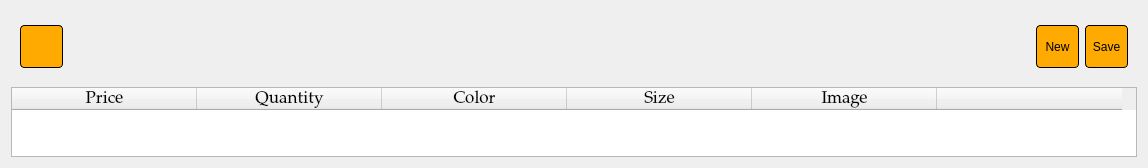
         <widget class="QWidget" name="tab_item">
          <attribute name="title">
           <string>item_side</string>
          </attribute>
          <layout class="QVBoxLayout" name="verticalLayout_14">
           <item alignment="Qt::AlignTop">
            <widget class="QWidget" name="widget_24" native="true">
             <property name="minimumSize">
              <size>
               <width>0</width>
               <height>70</height>
              </size>
             </property>
             <property name="maximumSize">
              <size>
               <width>16777215</width>
               <height>16777215</height>
              </size>
             </property>
             <layout class="QHBoxLayout" name="horizontalLayout_15">
              <property name="topMargin">
               <number>0</number>
              </property>
              <property name="bottomMargin">
               <number>0</number>
              </property>
              <item>
               <widget class="QPushButton" name="button_previous_2">
                <property name="minimumSize">
                 <size>
                  <width>43</width>
                  <height>43</height>
                 </size>
                </property>
                <property name="maximumSize">
                 <size>
                  <width>41</width>
                  <height>41</height>
                 </size>
                </property>
                <property name="font">
                 <font>
                  <pointsize>9</pointsize>
                  <weight>50</weight>
                  <bold>false</bold>
                 </font>
                </property>
                <property name="styleSheet">
                 <string notr="true">QPushButton{
	border-style: solid;
        border-width: 1px;
        border-color: rgb(0, 0, 0);
background-color: rgb(255, 170, 0);
		border-radius:4px
}
QPushButton:hover:!pressed
{
	background-color: rgb(170, 170, 255);
}

QPushButton:pressed
{
	background-color: rgb(255, 255, 255);
}
</string>
                </property>
                <property name="text">
                 <string/>
                </property>
                <property name="icon">
                 <iconset resource="Icons/Icons.qrc">
                  <normaloff>:/Icons/left-arrow.png</normaloff>:/Icons/left-arrow.png</iconset>
                </property>
                <property name="shortcut">
                 <string>Ctrl+Shift+Left</string>
                </property>
               </widget>
              </item>
              <item>
               <spacer name="horizontalSpacer_5">
                <property name="orientation">
                 <enum>Qt::Horizontal</enum>
                </property>
                <property name="sizeHint" stdset="0">
                 <size>
                  <width>40</width>
                  <height>20</height>
                 </size>
                </property>
               </spacer>
              </item>
              <item>
               <widget class="QWidget" name="widget_25" native="true">
                <layout class="QHBoxLayout" name="horizontalLayout_16">
                 <property name="leftMargin">
                  <number>0</number>
                 </property>
                 <property name="topMargin">
                  <number>0</number>
                 </property>
                 <property name="rightMargin">
                  <number>0</number>
                 </property>
                 <property name="bottomMargin">
                  <number>0</number>
                 </property>
                 <item>
                  <widget class="QPushButton" name="pushButton_new_item">
                   <property name="minimumSize">
                    <size>
                     <width>43</width>
                     <height>43</height>
                    </size>
                   </property>
                   <property name="maximumSize">
                    <size>
                     <width>41</width>
                     <height>41</height>
                    </size>
                   </property>
                   <property name="font">
                    <font>
                     <pointsize>9</pointsize>
                     <weight>50</weight>
                     <bold>false</bold>
                    </font>
                   </property>
                   <property name="styleSheet">
                    <string notr="true">

QPushButton{
	border-style: solid;
        border-width: 1px;
        border-color: rgb(0, 0, 0);
background-color: rgb(255, 170, 0);
		border-radius:4px
}
QPushButton:hover:!pressed
{
	background-color: rgb(170, 170, 255);
}

QPushButton:pressed
{
	background-color: rgb(255, 255, 255);
}
</string>
                   </property>
                   <property name="text">
                    <string>New</string>
                   </property>
                  </widget>
                 </item>
                 <item>
                  <widget class="QPushButton" name="pushButton_save_edit_item">
                   <property name="minimumSize">
                    <size>
                     <width>43</width>
                     <height>43</height>
                    </size>
                   </property>
                   <property name="maximumSize">
                    <size>
                     <width>41</width>
                     <height>41</height>
                    </size>
                   </property>
                   <property name="font">
                    <font>
                     <pointsize>9</pointsize>
                     <weight>50</weight>
                     <bold>false</bold>
                    </font>
                   </property>
                   <property name="styleSheet">
                    <string notr="true">

QPushButton{
	border-style: solid;
        border-width: 1px;
        border-color: rgb(0, 0, 0);
background-color: rgb(255, 170, 0);
		border-radius:4px
}
QPushButton:hover:!pressed
{
	background-color: rgb(170, 170, 255);
}

QPushButton:pressed
{
	background-color: rgb(255, 255, 255);
}
</string>
                   </property>
                   <property name="text">
                    <string>Save</string>
                   </property>
                   <property name="shortcut">
                    <string>Return</string>
                   </property>
                  </widget>
                 </item>
                </layout>
               </widget>
              </item>
             </layout>
            </widget>
           </item>
           <item alignment="Qt::AlignHCenter">
            <widget class="QTableWidget" name="tableWidget_item">
             <property name="sizePolicy">
              <sizepolicy hsizetype="Maximum" vsizetype="Expanding">
               <horstretch>0</horstretch>
               <verstretch>0</verstretch>
              </sizepolicy>
             </property>
             <property name="font">
              <font>
               <family>Palatino Linotype</family>
               <pointsize>13</pointsize>
              </font>
             </property>
             <property name="acceptDrops">
              <bool>false</bool>
             </property>
             <property name="layoutDirection">
              <enum>Qt::LeftToRight</enum>
             </property>
             <property name="autoFillBackground">
              <bool>false</bool>
             </property>
             <property name="styleSheet">
              <string notr="true"/>
             </property>
             <property name="horizontalScrollBarPolicy">
              <enum>Qt::ScrollBarAsNeeded</enum>
             </property>
             <property name="sizeAdjustPolicy">
              <enum>QAbstractScrollArea::AdjustToContents</enum>
             </property>
             <property name="autoScrollMargin">
              <number>10</number>
             </property>
             <property name="editTriggers">
              <set>QAbstractItemView::CurrentChanged|QAbstractItemView::SelectedClicked</set>
             </property>
             <property name="alternatingRowColors">
              <bool>false</bool>
             </property>
             <property name="selectionMode">
              <enum>QAbstractItemView::SingleSelection</enum>
             </property>
             <property name="selectionBehavior">
              <enum>QAbstractItemView::SelectItems</enum>
             </property>
             <property name="iconSize">
              <size>
               <width>170</width>
               <height>170</height>
              </size>
             </property>
             <property name="textElideMode">
              <enum>Qt::ElideNone</enum>
             </property>
             <property name="verticalScrollMode">
              <enum>QAbstractItemView::ScrollPerItem</enum>
             </property>
             <property name="showGrid">
              <bool>true</bool>
             </property>
             <property name="gridStyle">
              <enum>Qt::DashLine</enum>
             </property>
             <property name="sortingEnabled">
              <bool>false</bool>
             </property>
             <property name="cornerButtonEnabled">
              <bool>true</bool>
             </property>
             <property name="rowCount">
              <number>0</number>
             </property>
             <property name="columnCount">
              <number>6</number>
             </property>
             <attribute name="horizontalHeaderCascadingSectionResizes">
              <bool>false</bool>
             </attribute>
             <attribute name="horizontalHeaderDefaultSectionSize">
              <number>185</number>
             </attribute>
             <attribute name="horizontalHeaderShowSortIndicator" stdset="0">
              <bool>false</bool>
             </attribute>
             <attribute name="horizontalHeaderStretchLastSection">
              <bool>false</bool>
             </attribute>
             <attribute name="verticalHeaderVisible">
              <bool>false</bool>
             </attribute>
             <attribute name="verticalHeaderCascadingSectionResizes">
              <bool>false</bool>
             </attribute>
             <attribute name="verticalHeaderDefaultSectionSize">
              <number>180</number>
             </attribute>
             <column>
              <property name="text">
               <string>Price</string>
              </property>
             </column>
             <column>
              <property name="text">
               <string>Quantity</string>
              </property>
             </column>
             <column>
              <property name="text">
               <string>Color</string>
              </property>
             </column>
             <column>
              <property name="text">
               <string>Size</string>
              </property>
             </column>
             <column>
              <property name="text">
               <string>Image</string>
              </property>
             </column>
             <column>
              <property name="text">
               <string/>
              </property>
             </column>
            </widget>
           </item>
          </layout>
         </widget>
